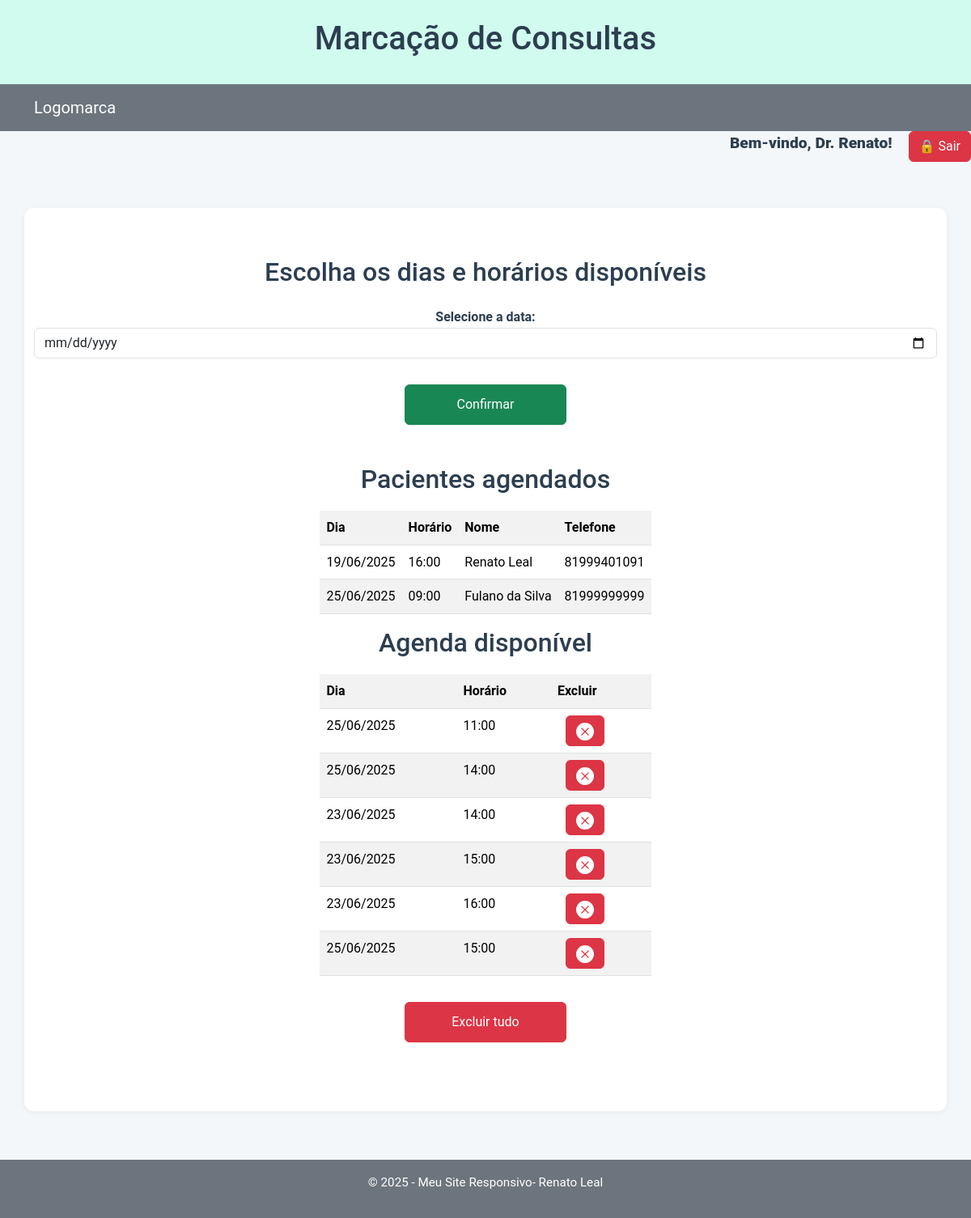
/sistema.php (signed in), run on the app's committed database.
### tables this page shows
CREATE TABLE `consultas_marcadas` (
  `id` int(11) NOT NULL,
  `data_consulta` varchar(10) DEFAULT NULL,
  `horario` varchar(5) DEFAULT NULL,
  `nome` varchar(100) DEFAULT NULL,
  `telefone` varchar(20) DEFAULT NULL,
  `criado_em` timestamp NOT NULL DEFAULT current_timestamp()
);

CREATE TABLE `selecoes_consultas` (
  `id` int(11) NOT NULL,
  `dia` varchar(20) NOT NULL,
  `horario` varchar(5) NOT NULL,
  `criado_em` timestamp NOT NULL DEFAULT current_timestamp(),
  `medico_id` int(11) NOT NULL
);

### listardisponibilidade.php (the view, shortened to what this page needs)
<?php
include 'conexao.php';
$medico_id = $_SESSION['medico_id'] ?? null;
$sql = "SELECT id, dia, horario FROM selecoes_consultas WHERE medico_id = ?";
$stmt = $conexao->prepare($sql);
$stmt->bind_param("i", $medico_id);
$stmt->execute();
$result = $stmt->get_result();
if ($result->num_rows > 0) {
    echo "<table class='table table-striped table'>
            <tr>
                <th>Dia</th>
                <th>Horário</th>
                <th> Excluir</th>
            </tr>";
    while($row = $result->fetch_assoc()) {
        echo "<tr>
                <td>" . htmlspecialchars($row["dia"]) . "</td>
                <td>" . htmlspecialchars($row["horario"]) . "</td>
                <td> <button class='btn btn-danger btn-excluir' data-id='" . htmlspecialchars($row['id']) . "'  id='excluir'>
                    <svg xmlns='http://www.w3.org/2000/svg' width='22' height='22' fill='currentColor' class='bi bi-x-circle-fill' viewBox='0 0 16 16'>
                        <path d='M16 8A8 8 0 1 1 0 8a8 8 0 0 1 16 0M5.354 4.646a.5.5 0 1 0-.708.708L7.293 8l-2.647 2.646a.5.5 0 0 0 .708.708L8 8.707l2.646 2.647a.5.5 0 0 0 .708-.708L8.707 8l2.647-2.646a.5.5 0 0 0-.708-.708L8 7.293z'/>
                    </svg>
                </button>  </td>
              </tr>";
    }
    echo "</table>";
} else {
    echo "<div class='senao'>Nenhum registro encontrado.</div>";
    echo "<div class='senao'>Você pode adicionar novos horários acima.</div>";
}
?>

### consultasConfirmadas.php (shortened to what this page needs)
<?php
include 'conexao.php';
$sql = "SELECT * FROM consultas_marcadas ";
$stmt = $conexao->prepare($sql);
$stmt->execute();
$result = $stmt->get_result();
if ($result->num_rows > 0) {
    echo "<table class='table table-striped table'>
            <tr>
                <th>Dia</th>
                <th>Horário</th>
                <th>Nome</th>
                <th>Telefone</th>
            </tr>";
    while($row = $result->fetch_assoc()) {
        echo "<tr>
                <td>" . htmlspecialchars($row["data_consulta"]) . "</td>
                <td>" . htmlspecialchars($row["horario"]) . "</td>
                <td>" . htmlspecialchars($row["nome"]) . "</td>
                <td>" . htmlspecialchars($row["telefone"]) . "</td>
              </tr>";
    }
    echo "</table>";
} else {
    echo "<div class='senao'>Não há pacientes marcados! </div>";
}
?>

### css/style.css (style rules this page uses)
* { margin: 0; padding: 0; box-sizing: border-box; }
* { margin: 0; padding: 0; box-sizing: border-box; font-family: 'Roboto', sans-serif; }
body { background-color: #f4f7f9; color: #2c3e50; line-height: 1.6; }

### css/sistema.css (style rules this page uses)
#excluir { margin-left: 10px; }

### data on the page
consultas_marcadas: data_consulta "19/06/2025", horario "16:00", nome "Renato Leal", telefone "81999401091"
consultas_marcadas: data_consulta "25/06/2025", horario "09:00", nome "Fulano da Silva", telefone "81999999999"
selecoes_consultas: dia "25/06/2025", horario "11:00"
selecoes_consultas: dia "25/06/2025", horario "14:00"
selecoes_consultas: dia "23/06/2025", horario "14:00"
selecoes_consultas: dia "23/06/2025", horario "15:00"
selecoes_consultas: dia "23/06/2025", horario "16:00"
selecoes_consultas: dia "25/06/2025", horario "15:00"

### other printed values
$_SESSION['nome'] "Renato"
